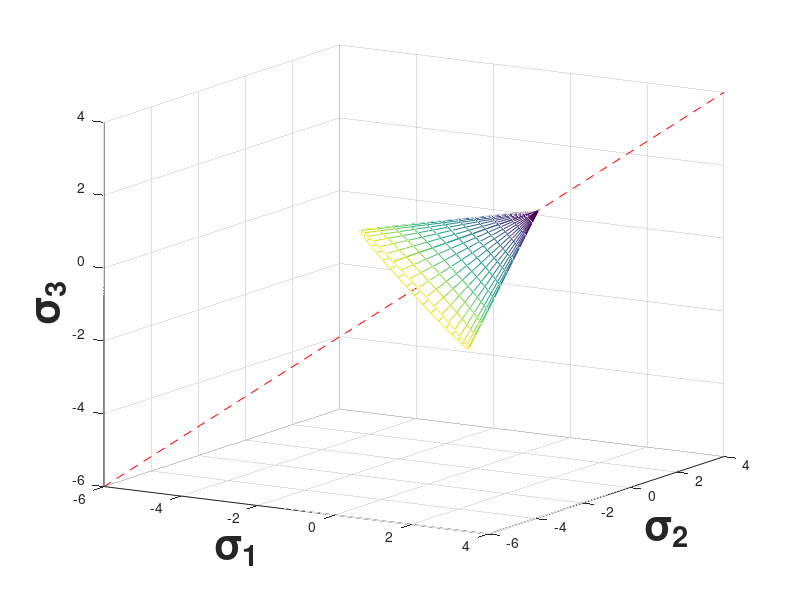

The MATLAB source for this figure:
%%%%%%%%%%%%%%%%%%%%%%%%%%%%%%%%%%%%%%%%%%%%%%%%%%%%%%%%%%%%%%%%%%%%%%%%%%%
% drucker.m
% Author: Aiden Azarnoush 
% E-mail: a.m.azarnoush@gmail.com
% Description:
% This code create drucker prager surface for eta = 0.5 and 1
%%%%%%%%%%%%%%%%%%%%%%%%%%%%%%%%%%%%%%%%%%%%%%%%%%%%%%%%%%%%%%%%%%%%%%%%%%%
clf
clc
clear all
c = 1; % this is constant (c bar)
eta = 1; % you can put eta 0.5 or 1
 if eta == 0.5
   apex = -3.4642 * c;   % eta = 0.5
 elseif eta ==1
    apex = -1.7321 * c;  % eta = 1
 end
 
% h/r should be always remain constant. it is always (1/-apex) i.e. you can
% multiply both of them by any number as long as the ratio is constant.
% here I multiply both of them by 2 to get better view

r = 1*2; h = -apex*2;
m = h/r;
% meshgrid replicates the grid the two vectors to produce a full grid
[R,theta] = meshgrid(linspace(0,r,12),linspace(0,2*pi,42));

% x= r*cos(theta),y=r*sin(theta)
% z goes from apex (when R=0) to whatever h we want.
X = R .* cos(theta);
Y = R .* sin(theta);
Z = m*R + apex ;

% Cone around the z-axis, point at the apex
h1 = mesh(X,Y,Z);
% Rotate cone object,h1, around [-1 1 0] about 180+54.7356
% Origin of rotation is [0 0 0]
rotate(h1, [-1,1,0],180+54.7356,[0 0 0])
hold on

% plot hydrostatic line i.e. sigma1=sigma2=sigma3
plot3(-10:10,-10:10,-10:10,'--r');
grid on;
hold off
xlabel('\sigma_1','FontWeight','bold','FontSize',30);
ylabel('\sigma_2','FontWeight','bold','FontSize',30);
zlabel('\sigma_3','FontWeight','bold','FontSize',30);
view([31.5 14])
axis([-6 4 -6 4 -6 4])
